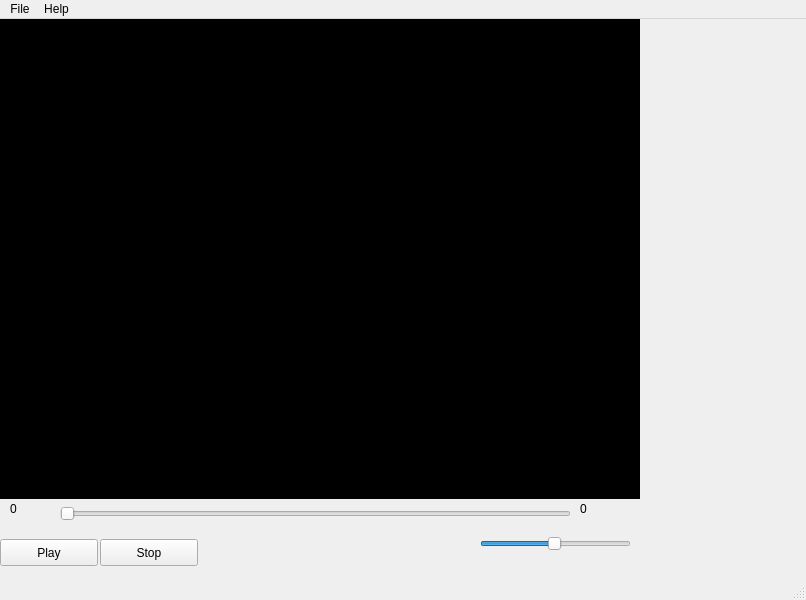
<?xml version="1.0" encoding="UTF-8"?>
<ui version="4.0">
 <class>MainWindow</class>
 <widget class="QMainWindow" name="MainWindow">
  <property name="geometry">
   <rect>
    <x>0</x>
    <y>0</y>
    <width>806</width>
    <height>600</height>
   </rect>
  </property>
  <property name="windowTitle">
   <string>MainWindow</string>
  </property>
  <property name="statusTip">
   <string/>
  </property>
  <widget class="QWidget" name="centralwidget">
   <widget class="QFrame" name="videoframe">
    <property name="geometry">
     <rect>
      <x>0</x>
      <y>0</y>
      <width>640</width>
      <height>480</height>
     </rect>
    </property>
    <property name="palette">
     <palette>
      <active>
       <colorrole role="Base">
        <brush brushstyle="SolidPattern">
         <color alpha="255">
          <red>255</red>
          <green>255</green>
          <blue>255</blue>
         </color>
        </brush>
       </colorrole>
       <colorrole role="Window">
        <brush brushstyle="SolidPattern">
         <color alpha="255">
          <red>0</red>
          <green>0</green>
          <blue>0</blue>
         </color>
        </brush>
       </colorrole>
      </active>
      <inactive>
       <colorrole role="Base">
        <brush brushstyle="SolidPattern">
         <color alpha="255">
          <red>255</red>
          <green>255</green>
          <blue>255</blue>
         </color>
        </brush>
       </colorrole>
       <colorrole role="Window">
        <brush brushstyle="SolidPattern">
         <color alpha="255">
          <red>0</red>
          <green>0</green>
          <blue>0</blue>
         </color>
        </brush>
       </colorrole>
      </inactive>
      <disabled>
       <colorrole role="Base">
        <brush brushstyle="SolidPattern">
         <color alpha="255">
          <red>0</red>
          <green>0</green>
          <blue>0</blue>
         </color>
        </brush>
       </colorrole>
       <colorrole role="Window">
        <brush brushstyle="SolidPattern">
         <color alpha="255">
          <red>0</red>
          <green>0</green>
          <blue>0</blue>
         </color>
        </brush>
       </colorrole>
      </disabled>
     </palette>
    </property>
    <property name="autoFillBackground">
     <bool>true</bool>
    </property>
    <property name="frameShape">
     <enum>QFrame::StyledPanel</enum>
    </property>
    <property name="frameShadow">
     <enum>QFrame::Raised</enum>
    </property>
   </widget>
   <widget class="QSlider" name="timeslider">
    <property name="geometry">
     <rect>
      <x>60</x>
      <y>480</y>
      <width>511</width>
      <height>29</height>
     </rect>
    </property>
    <property name="toolTip">
     <string>Position</string>
    </property>
    <property name="minimum">
     <number>1</number>
    </property>
    <property name="maximum">
     <number>1000</number>
    </property>
    <property name="orientation">
     <enum>Qt::Horizontal</enum>
    </property>
   </widget>
   <widget class="QPushButton" name="playbutton">
    <property name="geometry">
     <rect>
      <x>0</x>
      <y>520</y>
      <width>98</width>
      <height>27</height>
     </rect>
    </property>
    <property name="text">
     <string>Play</string>
    </property>
   </widget>
   <widget class="QPushButton" name="stopbutton">
    <property name="geometry">
     <rect>
      <x>100</x>
      <y>520</y>
      <width>98</width>
      <height>27</height>
     </rect>
    </property>
    <property name="text">
     <string>Stop</string>
    </property>
   </widget>
   <widget class="QSlider" name="volumeslider">
    <property name="geometry">
     <rect>
      <x>480</x>
      <y>510</y>
      <width>151</width>
      <height>29</height>
     </rect>
    </property>
    <property name="toolTip">
     <string>Volume</string>
    </property>
    <property name="autoFillBackground">
     <bool>false</bool>
    </property>
    <property name="minimum">
     <number>1</number>
    </property>
    <property name="maximum">
     <number>100</number>
    </property>
    <property name="value">
     <number>50</number>
    </property>
    <property name="orientation">
     <enum>Qt::Horizontal</enum>
    </property>
    <property name="invertedAppearance">
     <bool>false</bool>
    </property>
    <property name="invertedControls">
     <bool>false</bool>
    </property>
    <property name="tickPosition">
     <enum>QSlider::NoTicks</enum>
    </property>
    <property name="tickInterval">
     <number>10</number>
    </property>
   </widget>
   <widget class="QLabel" name="watchedtime">
    <property name="geometry">
     <rect>
      <x>10</x>
      <y>480</y>
      <width>51</width>
      <height>20</height>
     </rect>
    </property>
    <property name="text">
     <string>0</string>
    </property>
   </widget>
   <widget class="QLabel" name="fulltime">
    <property name="geometry">
     <rect>
      <x>580</x>
      <y>480</y>
      <width>51</width>
      <height>20</height>
     </rect>
    </property>
    <property name="text">
     <string>0</string>
    </property>
   </widget>
  </widget>
  <widget class="QMenuBar" name="menubar">
   <property name="geometry">
    <rect>
     <x>0</x>
     <y>0</y>
     <width>806</width>
     <height>25</height>
    </rect>
   </property>
   <widget class="QMenu" name="menuFile">
    <property name="title">
     <string>File</string>
    </property>
    <addaction name="menuOpen"/>
    <addaction name="menuExit"/>
   </widget>
   <widget class="QMenu" name="menuHelp">
    <property name="title">
     <string>Help</string>
    </property>
    <addaction name="actionHelp_F1"/>
   </widget>
   <addaction name="menuFile"/>
   <addaction name="menuHelp"/>
  </widget>
  <widget class="QStatusBar" name="statusbar"/>
  <action name="menuOpen">
   <property name="text">
    <string>Open</string>
   </property>
  </action>
  <action name="menuExit">
   <property name="text">
    <string>Exit</string>
   </property>
  </action>
  <action name="actionHelp_F1">
   <property name="text">
    <string>About</string>
   </property>
  </action>
 </widget>
 <resources/>
 <connections/>
</ui>
